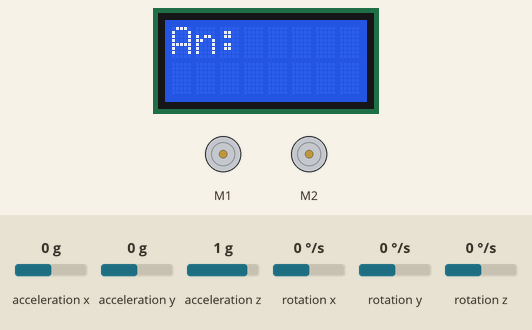
The sketch below on a simulated Arduino Leonardo, built with avr-gcc and run on an emulated ATmega32U4. On the bench: 8×2 character LCD, 2 × DC motor (green arrow = forward, orange = backward, longer = faster). Inputs (shaded band) come from the test bench; at power-on: acceleration x 0 g, acceleration z 1 g, rotation y 0 °/s, acceleration y 0 g, rotation x 0 °/s, rotation z 0 °/s. What the sketch prints to the serial monitor is not drawn.

Above: at 2.6 s.
2.7 s: acceleration x set to -0.6 g
4.9 s: acceleration x set to -0.9 g
At 5.21 s:
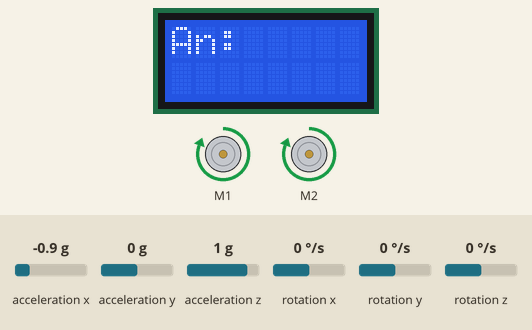
7.1 s: acceleration z set to -1.4 g
8.9 s: rotation y set to -192 °/s
11.9 s: acceleration z set to 0.8 g
13.5 s: rotation y set to -30 °/s
16.5 s: rotation y set to -25 °/s
At 17.06 s:
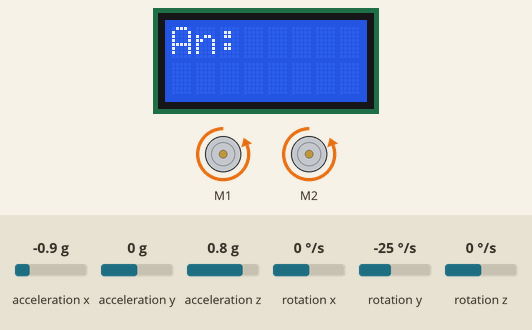
Timing chart, 0 to 40.6 s (numbered marks = the images above; inputs shaded):
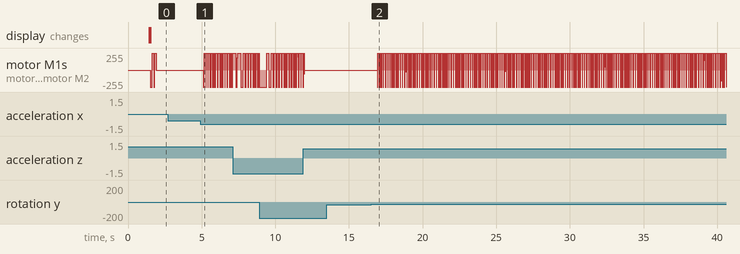

The sketch:

LQR_UprightControl.ino.ino
```cpp
#include <Wire.h>
#include <Zumo32U4.h>
#include "LQR_Controller.h"

#define Sensitivity_Gyro 8.75
#define Sensitivity_Acc 0.061
//sample period
#define Ts 0.05
#define TAU 0.49
#define r 19.5e-3
//m per circle
#define mpc 1.3922967e-4

//sample period:0.1
//float A[] = {1, 0.1, -0.580223740512393, -0.014977891463680,
//            0, 1, 19.211944838014490, 0.580223740512393,
//            0, 0, 10.025702630192775, 0.332989422768348,
//            0, 0, 2.98852475258003e2, 10.025702630192773};

//float B[] = {0.437143092004022, 0.437143092004022,
//            20.201098187052665, 20.201098187052665,
//            13.594353123544150, 13.594353123544150,
//            4.501262945348955e2, 4.501262945348955e2};

//float F[] = {-1.437847149083173e-05, -2.810610173765218e-04, 0.339771550688593, 0.011358839207432, 1.437847149083173e-05, 2.782536543098856e-04, -6.387504154186516e-05, -7.077701894702613e-04,
//            -1.437847149083173e-05, -2.810610173765218e-04, 0.339771550688593, 0.011358839207432, 1.437847149083173e-05, 2.782536543098856e-04, -6.387504154186516e-05, -7.077701894701497e-04};

//sample period:0.05
float A[] = {1, 0.0500000000000000, -0.0254028365991793, -0.000413164595671624,
             0, 1, -1.07827337782434, -0.0254028365991793,
             0, 0, 1.39515523598723, 0.0564270048215586,
             0, 0, 16.7731414328231, 1.39515523598723};

float B[] = {-0.00202539641780109, -0.00202539641780109,
             -0.174640015819246, -0.174640015819246,
             0.595175803671824, 0.595175803671824,
             25.2634079552072, 25.2634079552072};

float F[] = {-3.45485113752267e-05, -0.000671836383321564, 0.352010588659830, 0.0261373863651278,
             -3.45485113752267e-05, -0.000671836383321564, 0.352010588659830, 0.0261373863651279};


float xd[] = {0, 0, 0, 0};

float x[] = {0, 0, 0, 0};

float u[] = {0, 0};


int Motor1 = 0, Motor2 = 0;
int n = 4, p = 2;

Zumo32U4LCD display;
Zumo32U4IMU imu;
Zumo32U4Encoders encoders;
Zumo32U4Motors motors;
LQR_Controller lqr(A, B, F, x, xd, u, n, p);

//angle from acc
float aAngle;
//angle from gyro
float gAngle;
//fused angle
float Angle_Y;

//angular speed from gyro
float gyroY;

int Gyro_Zero_Offset;

float LeftVelocity, RightVelocity, Displacement;

void IMUInitiation();
void UpdateEncoderData();
void UpdateAngleAcc();
void ComplementaryFilter(float acc_Angle, float gyro_Y, float dt);

void setup() {
  // put your setup code here, to run once:
  Wire.begin();
  IMUInitiation();


  for (uint16_t i = 0; i < 1024; i++)
  {
    while(!imu.gyroDataReady()) {}
    imu.readGyro();

    // Add the Y axis reading to the total.
    Gyro_Zero_Offset += imu.g.y;
  }
  Gyro_Zero_Offset /= 1024;
}

void loop() {
  // put your main code here, to run repeatedly:

  static byte lastCorrectionTime = 0;
  byte m = millis();
  if ((byte)(m - lastCorrectionTime) >= Ts*1000)
  {
    lastCorrectionTime = m;

    UpdateAngleAcc();

    UpdateAngleGyroAndFusion();

    display.clear();
    display.print("An:");
    //display.print(Angle_Y);
    if (abs(Angle_Y) < 55)
    {
      UpdateEncoderData();
      x[0] = Displacement;
      x[1] = LeftVelocity;
      x[2] = Angle_Y * PI / 180;
      x[3] = gyroY * PI / 180;
//      Serial.println("--------------------------");
      Serial.println(x[0]);
      Serial.println(x[1]);
      Serial.println(x[2]);
      Serial.println(x[3]);

      float* control_input = lqr.Cal_Control_Input();

      Motor1 = 1e5 * control_input[0] / 1.5;
      Motor2 = 1e5 * control_input[1] / 1.5;
//      display.gotoXY(0, 1);
//      display.print("PWM:");
//      display.print(1e5*control_input[0]);
      Motor1 = constrain(Motor1, -400, 400);
      Motor2 = constrain(Motor2, -400, 400);

    }
    else
    {
      Motor1 = 0;
      Motor2 = 0;
    }
    motors.setSpeeds(Motor1, Motor2);
  }

}

void IMUInitiation()
{
  if (!imu.init())
  {
    // Failed to detect the compass.
    ledRed(1);
    while(1)
    {
      Serial.println(F("Failed to initialize IMU sensors."));
      delay(1000);
    }
  }

  imu.enableDefault();
}

void UpdateEncoderData()
{
  static uint16_t lastUpdateTime = 0;
  static int lastLeftCount = 0, lastRightCount = 0;
  uint16_t m = micros();
  uint16_t dt = m - lastUpdateTime;
  lastUpdateTime = m;

  int16_t countsLeft = encoders.getCountsLeft();
  int16_t countsRight = encoders.getCountsRight();

  Displacement = countsLeft*mpc;

  LeftVelocity = mpc * 1000000 * (countsLeft - lastLeftCount) / dt;
  RightVelocity = mpc * 1000000 * (countsRight - lastRightCount) / dt;

  //Serial.println("--------------------------");
  //Serial.println(countsLeft);
  //Serial.println(lastLeftCount);
  //Serial.println(dt);
  //Serial.println(LeftVelocity);

  lastLeftCount = countsLeft;
  lastRightCount = countsRight;
}

void UpdateAngleAcc()
{
  //updata acc data and calculate angle
  imu.readAcc();
  aAngle = -atan2(imu.a.z, -imu.a.x) * 180 / M_PI;
}

void UpdateAngleGyroAndFusion()
{
  //updata gyro data and calculate angle
  static uint16_t lastUpdate = 0;
  uint16_t m = micros();
  uint16_t dt = m - lastUpdate;
  lastUpdate = m;

  imu.readGyro();
  //gyroY = imu.g.y;
  //float gyroX = ((float)imu.g.x - Gyro_Zero_Offset) * Sensitivity_Gyro / 1000;

  gyroY = ((float)imu.g.y - Gyro_Zero_Offset) * Sensitivity_Gyro / 1000;

  ComplementaryFilter(aAngle, gyroY, Ts);
}

/*ComplementaryFilter
 * a = tau/(tau+dt)
*/
void ComplementaryFilter(float acc_Angle, float gyro_Y, float dt)
{
  float a = TAU / (TAU + dt);
  //Serial.println("--------------------------");
  //Serial.println(dt);
  //Serial.println(a);
  Angle_Y = a * (Angle_Y + gyro_Y * dt) + (1 - a) * acc_Angle;
}

void MatrixMultiplication(const float *left, const float* right, float *res, int row, int col1, int col2)
{
  int i = 0, j = 0;
  for (int idx = 0; idx < row * col2; idx++)
  {
    i = idx / col2;
    j = idx - i * col2;
    for (int k = 0; k < col1; k++)
    {
      res[idx] = res[idx] + left[i * col1 + k] * right[j + k * col2];
    }
  }
}
```

LQR_Controller.cpp
```cpp
#include "LQR_Controller.h"

LQR_Controller::LQR_Controller(const float * A, const float * B, const float* F, float *x, float *xd, float * u, int n, int p)
{
    m_A = A;//n x n
    m_B = B;//n x p
    m_x = x;
    m_xd = xd;//n x 1
    m_u = u;//p x 1

    m_n = n;
    m_p = p;
    m_Feedback_Gain = F;//p x n
}


LQR_Controller::~LQR_Controller()
{
//    for (int i = 0; i < p; i++)
//      delete[] Feedback_Gain[i];
//    delete[] Feedback_Gain;
//
//    for (int i = 0; i < n; i++)
//      delete[] m_A[i];
//    delete[] m_A;
//
//    for (int i = 0; i < n; i++)
//      delete[] m_B[i];
//    delete[] m_B;

    delete m_Feedback_Gain;
    delete m_A;
    delete m_B;

    delete m_x;
    //delete m_xa;
    delete m_xd;
    delete m_u;
}

float* LQR_Controller::Cal_Control_Input()
{

    MatrixMultiplication(m_Feedback_Gain, m_x, m_u, m_p, m_n, 1);
//    float *Ax = new float(m_n*1);
//    MatrixMultiplication(m_A, m_x, Ax, m_n, m_n, 1);
//    float *Bu = new float(m_n*1);
//    MatrixMultiplication(m_B, m_u, Bu, m_n, m_p, 1);
//    MatrixMinus(Ax, Bu, m_x);
    return m_u;
}

void LQR_Controller::MatrixMultiplication(const float *left, const float* right, float *res, int row, int col1, int col2)
{
  int i = 0, j = 0;
  for (int idx = 0; idx < row * col2; idx++)
  {
    i = idx / col2;
    j = idx - i * col2;
    for (int k = 0; k < col1; k++)
    {
      res[idx] = res[idx] + left[i * col1 + k] * right[j + k * col2];
    }
  }
}

void LQR_Controller::MatrixAdd(const float *left, const float* right, float *res, int row, int col)
{
    for (int i = 0; i < row; i++)
    {
      for (int j = 0; j < col; j++)
      {
          res[j + i * col] = left[i * col + j] + right[i * col + j];
      }
    }
}

void LQR_Controller::MatrixMinus(const float *left, const float* right, float *res, int row, int col)
{
    for (int i = 0; i < row; i++)
    {
      for (int j = 0; j < col; j++)
      {
          res[j + i * col] = left[i * col + j] - right[i * col + j];
      }
    }
}
```

LQR_Controller.h
```cpp
class LQR_Controller
{
public:
  LQR_Controller(const float * A, const float * B, const float* F, float *x, float *xd, float * u, int n, int p);
  ~LQR_Controller();

  float* Cal_Control_Input();

  void MatrixMultiplication(const float *left, const float* right, float *res, int row, int col1, int col2);
  void MatrixAdd(const float *left, const float* right, float *res, int row, int col);
  void MatrixMinus(const float *left, const float* right, float *res, int row, int col);

private:
  float * m_A;
  float * m_B;
  float * m_x;
  //float m_xa[8];
  float * m_xd;
  float * m_u;
  //control input
  float PWM_Out;
  float * m_Feedback_Gain;
  int m_n, m_p;
};
```

Measured:
- the behaviour switches between -0.7 and -0.8 g on acceleration x (found by bisection; images 0 and 1)
- after the input at 2.7 s, every drawn part: stays the same
- after the input at 4.9 s, motor M1, motor M2: alternates forward 255/255 for 0.10 s and backward 255/255 for 0.07 s, starting after 0.21 s
- after the input at 13.5 s, every drawn part: stays the same
- after the input at 16.5 s, motor M1, motor M2: ramps from forward 255/255 to backward 255/255 and jumps back, once every 0.15 s
